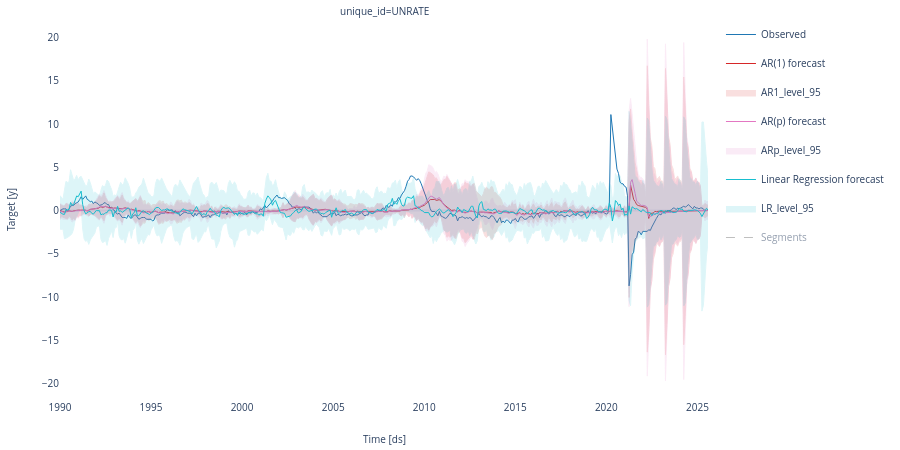

Here is the notebook cell this chart was saved with:
### Code cell
START_ZOOM = "1990-01-01"
END_ZOOM   = "2025-08-01"

segments = [
    ("1990-01-01", "1999-12-31", "1990-1999"),
    ("2000-01-01", "2008-12-31", "2000-2008"),
    ("2008-01-01", "2019-12-31", "2008-2019"),
    ("2020-01-01", None,         "2019-fin"),
]

df_obs["ds"]  = pd.to_datetime(df_obs["ds"])
df_fcst["ds"] = pd.to_datetime(df_fcst["ds"])

start_zoom_dt = pd.to_datetime(START_ZOOM)
end_zoom_dt   = pd.to_datetime(END_ZOOM)

df_obs_z  = df_obs.query("ds >= @start_zoom_dt and ds <= @end_zoom_dt")
df_fcst_z = df_fcst.query("ds >= @start_zoom_dt and ds <= @end_zoom_dt")

fig = plot_series(
    df=df_obs_z,
    forecasts_df=df_fcst_z,
    level=[95],
    engine="plotly",
).update_layout(
    height=450,
    xaxis=dict(showgrid=False),
    yaxis=dict(showgrid=False),
)

# Renommage legend
for trace in fig.data:
    name = (trace.name or "").lower()
    if trace.name == "y":
        trace.name = "Observed"
    elif trace.name == "AR1":
        trace.name = "AR(1) forecast"
    elif trace.name == "ARp":
        trace.name = "AR(p) forecast"
    elif trace.name == "LR":
        trace.name = "Linear Regression forecast"
    # intervalles: on laisse, sinon plotly peut mélanger

# Segments (sans 1990)
# ymin/ymax à partir des données dispo
vals_min = [df_obs_z["y"].min()]
vals_max = [df_obs_z["y"].max()]
for c in df_fcst_z.columns:
    if "lo-95" in c:
        vals_min.append(df_fcst_z[c].min())
    if "hi-95" in c:
        vals_max.append(df_fcst_z[c].max())
ymin = float(np.nanmin(vals_min))
ymax = float(np.nanmax(vals_max))

SEG_GROUP = "SEGMENTS"
fig.update_layout(legend=dict(groupclick="togglegroup"))

first = True
for i, (start, _, _) in enumerate(segments):
    if i == 0:
        continue
    x = pd.to_datetime(start)
    if not (start_zoom_dt <= x <= end_zoom_dt):
        continue
    fig.add_trace(
        go.Scatter(
            x=[x, x],
            y=[ymin, ymax],
            mode="lines",
            legendgroup=SEG_GROUP,
            name="Segments" if first else None,
            showlegend=first,
            visible="legendonly",
            line=dict(color="gray", width=1, dash="dash"),
            hoverinfo="skip",
        )
    )
    first = False

fig.show()

### Figure 1 — Plotly figure (JSON) as saved in the notebook; plotly's stock layout.template omitted (floating-point values rounded to 4 significant figures; data arrays with more than 128 entries replaced by an {"elided": "..."} marker saying what was removed)
{"data": [{"legendgroup": "y", "line": {"color": "#1f77b4", "width": 1}, "mode": "lines", "name": "Observed", "showlegend": true, "type": "scatter", "x": {"elided": "856 str values"}, "xaxis": "x", "y": {"elided": "856 float values"}, "yaxis": "y"}, {"legendgroup": "AR1", "line": {"color": "#d62728", "width": 1}, "mode": "lines", "name": "AR(1) forecast", "showlegend": true, "type": "scatter", "x": {"elided": "856 str values"}, "xaxis": "x", "y": {"elided": "856 float values"}, "yaxis": "y"}, {"fill": "toself", "fillcolor": "#d62728", "legendgroup": "AR1_level_95", "line": {"color": "#d62728", "width": 1}, "mode": "lines", "name": "AR1_level_95", "opacity": 0.14, "showlegend": true, "type": "scatter", "x": {"elided": "1712 str values"}, "xaxis": "x", "y": {"elided": "1712 float values"}, "yaxis": "y"}, {"legendgroup": "ARp", "line": {"color": "#e377c2", "width": 1}, "mode": "lines", "name": "AR(p) forecast", "showlegend": true, "type": "scatter", "x": {"elided": "856 str values"}, "xaxis": "x", "y": {"elided": "856 float values"}, "yaxis": "y"}, {"fill": "toself", "fillcolor": "#e377c2", "legendgroup": "ARp_level_95", "line": {"color": "#e377c2", "width": 1}, "mode": "lines", "name": "ARp_level_95", "opacity": 0.14, "showlegend": true, "type": "scatter", "x": {"elided": "1712 str values"}, "xaxis": "x", "y": {"elided": "1712 float values"}, "yaxis": "y"}, {"legendgroup": "LR", "line": {"color": "#17becf", "width": 1}, "mode": "lines", "name": "Linear Regression forecast", "showlegend": true, "type": "scatter", "x": {"elided": "856 str values"}, "xaxis": "x", "y": {"elided": "856 float values"}, "yaxis": "y"}, {"fill": "toself", "fillcolor": "#17becf", "legendgroup": "LR_level_95", "line": {"color": "#17becf", "width": 1}, "mode": "lines", "name": "LR_level_95", "opacity": 0.14, "showlegend": true, "type": "scatter", "x": {"elided": "1712 str values"}, "xaxis": "x", "y": {"elided": "1712 float values"}, "yaxis": "y"}, {"hoverinfo": "skip", "legendgroup": "SEGMENTS", "line": {"color": "gray", "dash": "dash", "width": 1}, "mode": "lines", "name": "Segments", "showlegend": true, "type": "scatter", "visible": "legendonly", "x": ["2000-01-01T00:00:00", "2000-01-01T00:00:00"], "y": [-19.7, 19.83]}, {"hoverinfo": "skip", "legendgroup": "SEGMENTS", "line": {"color": "gray", "dash": "dash", "width": 1}, "mode": "lines", "showlegend": false, "type": "scatter", "visible": "legendonly", "x": ["2008-01-01T00:00:00", "2008-01-01T00:00:00"], "y": [-19.7, 19.83]}, {"hoverinfo": "skip", "legendgroup": "SEGMENTS", "line": {"color": "gray", "dash": "dash", "width": 1}, "mode": "lines", "showlegend": false, "type": "scatter", "visible": "legendonly", "x": ["2020-01-01T00:00:00", "2020-01-01T00:00:00"], "y": [-19.7, 19.83]}], "layout": {"annotations": [{"font": {"size": 10}, "showarrow": false, "text": "unique_id=UNRATE", "x": 0.5, "xanchor": "center", "xref": "paper", "y": 1, "yanchor": "bottom", "yref": "paper"}, {"font": {"size": 10}, "showarrow": false, "text": "Time [ds]", "x": 0.5, "xanchor": "center", "xref": "paper", "y": 0, "yanchor": "top", "yref": "paper", "yshift": -30}, {"font": {"size": 10}, "showarrow": false, "text": "Target [y]", "textangle": -90, "x": 0, "xanchor": "right", "xref": "paper", "xshift": -40, "y": 0.5, "yanchor": "middle", "yref": "paper"}], "autosize": true, "font": {"size": 10}, "height": 450, "legend": {"groupclick": "togglegroup"}, "margin": {"b": 50, "l": 60, "r": 10, "t": 20}, "xaxis": {"anchor": "y", "domain": [0, 1], "showgrid": false, "showticklabels": true, "visible": true}, "yaxis": {"anchor": "x", "domain": [0, 1], "showgrid": false}}}
